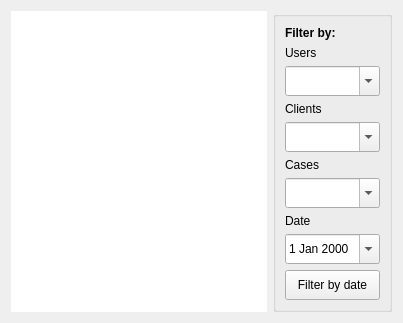
              <widget class="QWidget" name="timeEntries">
               <attribute name="title">
                <string>Time entries</string>
               </attribute>
               <layout class="QHBoxLayout" name="horizontalLayout_28">
                <item>
                 <layout class="QHBoxLayout" name="horizontalLayout_25" stretch="8,0">
                  <item>
                   <widget class="QTableView" name="tableView_tEntries">
                    <property name="frameShape">
                     <enum>QFrame::NoFrame</enum>
                    </property>
                    <property name="frameShadow">
                     <enum>QFrame::Plain</enum>
                    </property>
                    <property name="alternatingRowColors">
                     <bool>true</bool>
                    </property>
                    <property name="selectionBehavior">
                     <enum>QAbstractItemView::SelectRows</enum>
                    </property>
                    <property name="showGrid">
                     <bool>false</bool>
                    </property>
                    <property name="wordWrap">
                     <bool>false</bool>
                    </property>
                   </widget>
                  </item>
                  <item>
                   <widget class="QGroupBox" name="groupBox">
                    <layout class="QFormLayout" name="formLayout_4">
                     <item row="0" column="0">
                      <widget class="QLabel" name="label_23">
                       <property name="font">
                        <font>
                         <weight>75</weight>
                         <bold>true</bold>
                        </font>
                       </property>
                       <property name="text">
                        <string>Filter by:</string>
                       </property>
                      </widget>
                     </item>
                     <item row="1" column="0">
                      <widget class="QLabel" name="label_24">
                       <property name="text">
                        <string>Users</string>
                       </property>
                      </widget>
                     </item>
                     <item row="3" column="0">
                      <widget class="QLabel" name="label_25">
                       <property name="text">
                        <string>Clients</string>
                       </property>
                      </widget>
                     </item>
                     <item row="5" column="0">
                      <widget class="QLabel" name="label_26">
                       <property name="text">
                        <string>Cases</string>
                       </property>
                      </widget>
                     </item>
                     <item row="7" column="0">
                      <widget class="QLabel" name="label_27">
                       <property name="text">
                        <string>Date</string>
                       </property>
                      </widget>
                     </item>
                     <item row="8" column="0">
                      <widget class="QDateEdit" name="dateEdit_tEntries">
                       <property name="minimumSize">
                        <size>
                         <width>0</width>
                         <height>30</height>
                        </size>
                       </property>
                       <property name="calendarPopup">
                        <bool>true</bool>
                       </property>
                      </widget>
                     </item>
                     <item row="2" column="0" colspan="2">
                      <widget class="QComboBox" name="comboBox_teUsers">
                       <property name="minimumSize">
                        <size>
                         <width>0</width>
                         <height>30</height>
                        </size>
                       </property>
                       <property name="maximumSize">
                        <size>
                         <width>16777215</width>
                         <height>30</height>
                        </size>
                       </property>
                       <property name="editable">
                        <bool>true</bool>
                       </property>
                      </widget>
                     </item>
                     <item row="4" column="0" colspan="2">
                      <widget class="QComboBox" name="comboBox_teClients">
                       <property name="minimumSize">
                        <size>
                         <width>0</width>
                         <height>30</height>
                        </size>
                       </property>
                       <property name="maximumSize">
                        <size>
                         <width>16777215</width>
                         <height>30</height>
                        </size>
                       </property>
                       <property name="editable">
                        <bool>true</bool>
                       </property>
                      </widget>
                     </item>
                     <item row="6" column="0" colspan="2">
                      <widget class="QComboBox" name="comboBox_teCases">
                       <property name="minimumSize">
                        <size>
                         <width>0</width>
                         <height>30</height>
                        </size>
                       </property>
                       <property name="maximumSize">
                        <size>
                         <width>16777215</width>
                         <height>30</height>
                        </size>
                       </property>
                       <property name="editable">
                        <bool>true</bool>
                       </property>
                      </widget>
                     </item>
                     <item row="9" column="0" colspan="2">
                      <widget class="QPushButton" name="pushButton_teDateFilter">
                       <property name="minimumSize">
                        <size>
                         <width>0</width>
                         <height>30</height>
                        </size>
                       </property>
                       <property name="maximumSize">
                        <size>
                         <width>16777215</width>
                         <height>30</height>
                        </size>
                       </property>
                       <property name="text">
                        <string>Filter by date</string>
                       </property>
                      </widget>
                     </item>
                    </layout>
                   </widget>
                  </item>
                 </layout>
                </item>
               </layout>
              </widget>
